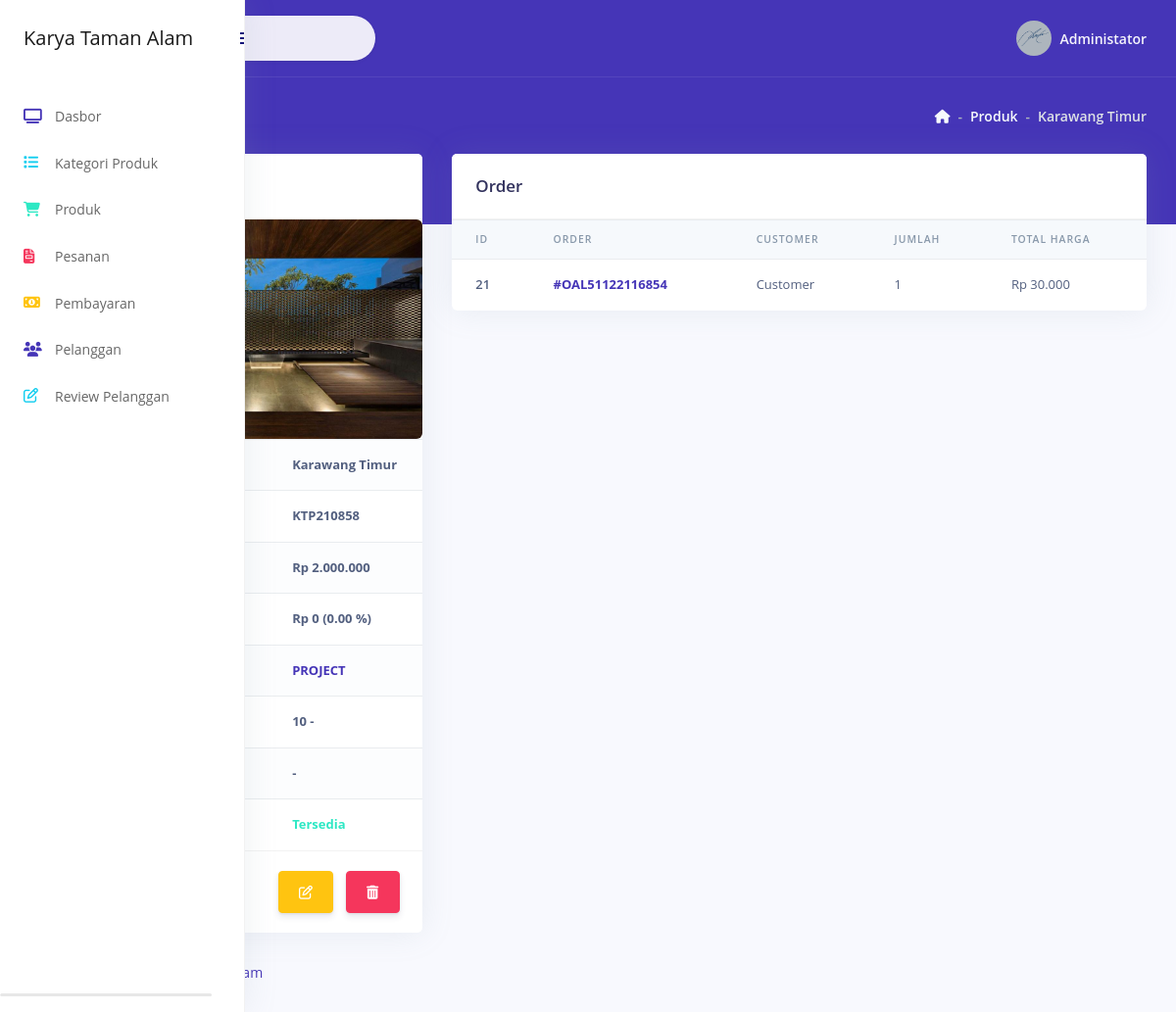
The app's page /admin/view_produk.php?id=42 (signed in) with its own data.
### tables this page shows
CREATE TABLE `users` (
  `id` int(11) NOT NULL,
  `name` varchar(100) DEFAULT NULL,
  `email` varchar(100) NOT NULL,
  `username` varchar(50) NOT NULL,
  `password` varchar(255) NOT NULL,
  `alamat` text NOT NULL,
  `no_hp` varchar(15) NOT NULL,
  `profile_picture` varchar(255) DEFAULT NULL,
  `role` varchar(50) NOT NULL,
  `register_date` date NOT NULL
);

CREATE TABLE `produk` (
  `id` bigint(20) NOT NULL,
  `category_id` int(10) DEFAULT NULL,
  `sku` varchar(32) DEFAULT NULL,
  `name` varchar(191) NOT NULL,
  `descript` text DEFAULT NULL,
  `picture_name` varchar(191) DEFAULT NULL,
  `price` int(11) NOT NULL,
  `current_discount` decimal(8,2) DEFAULT 0.00,
  `stock` int(10) NOT NULL,
  `product_unit` varchar(32) DEFAULT NULL,
  `is_available` tinyint(1) DEFAULT 1,
  `add_date` datetime DEFAULT NULL
);

CREATE TABLE `kategori` (
  `id` int(11) NOT NULL,
  `nama` varchar(50) NOT NULL
);

CREATE TABLE `order_item` (
  `id` bigint(20) NOT NULL,
  `order_id` bigint(20) DEFAULT NULL,
  `product_id` bigint(20) DEFAULT NULL,
  `order_qty` int(10) NOT NULL,
  `order_price` varchar(255) DEFAULT NULL
);

CREATE TABLE `orders` (
  `id` bigint(20) NOT NULL,
  `user_id` bigint(20) UNSIGNED DEFAULT NULL,
  `coupon_id` bigint(20) DEFAULT NULL,
  `order_number` varchar(16) NOT NULL,
  `order_status` enum('1','2','3','4','5') DEFAULT '1',
  `order_date` datetime NOT NULL DEFAULT current_timestamp() ON UPDATE current_timestamp(),
  `total_price` varchar(255) DEFAULT NULL,
  `total_items` int(10) DEFAULT NULL,
  `payment_method` int(11) DEFAULT 1,
  `delivery_data` text DEFAULT NULL,
  `delivered_date` timestamp NULL DEFAULT NULL,
  `finish_date` timestamp NULL DEFAULT NULL
);

### admin/function/profile_function.php (called while the page is built, shortened)
<?php
    include '../config/database.php';
    function get_data_user($id){
        global $conn;
        $result = mysqli_query($conn, "SELECT * FROM users WHERE id=$id");
        $users = mysqli_fetch_assoc($result);
        return $users;
    }
?>

### admin/function/produk_function.php (called while the page is built, shortened)
<?php
    include "../config/database.php";
    function get_product_by_id($id) {
        global $conn;
        $result = mysqli_query($conn, "SELECT * FROM produk WHERE id=$id");
        $products = mysqli_fetch_assoc($result);
        return $products;
    }
    function category_data($id) {
        global $conn;
        $result = mysqli_query($conn, "SELECT * FROM kategori WHERE id=$id");
        $categories = mysqli_fetch_assoc($result);
        return $categories;
    }
    function get_all_order_produk($id){
        global $conn;
        $result = mysqli_query($conn, "SELECT * FROM order_item WHERE product_id=$id");
        $orders = [];
        while ($row = mysqli_fetch_assoc($result)) {
            $orders[] = $row;
        }
        return $orders;
    }
    function get_order_by_id($id){
        global $conn;
        $result = mysqli_query($conn, "SELECT * FROM orders WHERE id=$id");
        $orders = mysqli_fetch_assoc($result);
        return $orders;
    }
    function get_user_by_id($id){
        global $conn;
        $result = mysqli_query($conn, "SELECT * FROM users WHERE id=$id");
        $users = mysqli_fetch_assoc($result);
        return $users;
    }
    function count_percent_discount($discount, $from, $num = 1)
    {
        $count = ($discount / $from) * 100;
        $count = number_format($count, $num);
        return $count;
    }
?>

### admin/view_produk.php (the view, shortened to what this page needs)
<?php
    include 'layouts/header.php';
    include 'function/produk_function.php';
    $product = get_product_by_id($_GET['id']);
    $kategori = category_data($product['category_id']);
    $orders = get_all_order_produk($product['id']);
?>
    <div class="header bg-primary pb-6">
      <div class="container-fluid">
        <div class="header-body">
          <div class="row align-items-center py-4">
            <div class="col-lg-6 col-7">
              <h6 class="h2 text-white d-inline-block mb-0"><?php echo $product['name']; ?></h6>
            </div>
            <div class="col-lg-6 col-5 text-right">
                <nav aria-label="breadcrumb" class="d-none d-md-inline-block ml-md-4">
                <ol class="breadcrumb breadcrumb-links breadcrumb-dark">
                  <li class="breadcrumb-item"><a href="admin.php"><i class="fas fa-home"></i></a></li>
                  <li class="breadcrumb-item"><a href="produk.php">Produk</a></li>
                  <li class="breadcrumb-item active" aria-current="page"><?php echo $product['name']; ?></li>
                </ol>
              </nav>
            </div>
          </div>
        </div>
      </div>
    </div>
    <div class="container-fluid mt--6">
      <div class="row">
        <div class="col-md-4">
          <div class="card-wrapper">
            <div class="card">
              <div class="card-header">
                <h3 class="mb-0">Data Produk</h3>
              </div>
              <div class="card-body p-0">
              <div>
                  <img alt="<?php echo $product['name']; ?>" class="img img-fluid rounded" src="<?php echo 'produk_gambar/'. $product['picture_name']; ?>">
              </div>
                <table class="table table-hover table-striped">
                    <tr>
                        <td>Nama</td>
                        <td>:</td>
                        <td><b><?php echo $product['name']; ?></b></td>
                    </tr>
                    <tr>
                        <td>SKU</td>
                        <td>:</td>
                        <td><b><?php echo $product['sku']; ?></b></td>
                    </tr>
                    <tr>
                        <td>Harga</td>
                        <td>:</td>
                        <td><b>Rp <?php echo number_format($product['price'], 0, '.', '.'); ?></b></td>
                    </tr>
                    <tr>
                        <td>Diskon</td>
                        <td>:</td>
                        <td><b>Rp <?php echo number_format($product['current_discount']); ?> (<?php echo count_percent_discount($product['current_discount'], $product['price'], 2); ?> %)</b></td>
                    </tr>
                    <tr>
                        <td>Kategori</td>
                        <td>:</td>
                        <td><b><a href=<?php echo "kategori.php?id=" . $kategori['id']?>><?php echo $kategori['nama']?></a></b></td>
                    </tr>
                    <tr>
                        <td>Stok / Satuan</td>
                        <td>:</td>
                        <td><b>
                            <?php echo ($product['stock'] > 0) ? $product['stock'] .' '. $product['product_unit'] : 'Stok habis'; ?>
                        </b></td>
                    </tr>
                    <tr>
                        <td>Deskripsi</td>
                        <td>:</td>
						<td><b><?php echo $product['descript']; ?></b></td>
                    </tr>
                    <tr>
                        <td>Tersedia</td>
                        <td>:</td>
                        <td>
                          <?php echo ($product['is_available'] == 1) ? '<b class="text-success">Tersedia</b>' : '<b class="text-danger">Tidak</b>'; ?>
                        </td>
                    </tr>
                </table>
              </div>
              <div class="card-footer text-right">
                  <a href="edit_produk.php?id=<?php echo $product['id'];?>" class="btn btn-warning"><i class="fa fa-edit"></i></a>
                  <a href="#" data-toggle="modal" data-target="#deleteModal" class="btn btn-danger"><i class="fa fa-trash"></i></a>
              </div>
            </div>
          </div>
        </div>
        <div class="col-md-8">
            <div class="card card-primary">
              <div class="card-header">
                  <h3 class="mb-0">Order</h3>
              </div>
              <div class="card-body p-0">
              <div class="table-responsive">
              <table class="table align-items-center table-flush">
                <thead class="thead-light">
                  <tr>
                    <th scope="col">ID</th>
                    <th scope="col">Order</th>
                    <th scope="col">Customer</th>
                    <th scope="col">Jumlah</th>
                    <th scope="col">Total Harga</th>
                  </tr>
                </thead>
                <tbody>
                <?php foreach ($orders as $order) : ?>
                    <?php
                        $orderData = get_order_by_id($order['order_id']);
                        $userData = get_user_by_id($orderData['user_id']);
                        ?>
                  <tr>
                    <th scope="col">
                      <?php echo $order['id']; ?>
                    </th>
                    <td><b><a href="order.php?id=<?php echo $orderData['id'];?>">#<?php echo $orderData['order_number']?></a></b></td>
                    <td>
                      <?php echo $userData['name']; ?>
                    </td>
                    <td><?php echo $order['order_qty']; ?></td>
                    <td>Rp <?php echo number_format($orderData['total_price'], 0, '.', '.'); ?></td>
                  </tr>
                <?php endforeach; ?>
                </tbody>
              </table>
            </div>
              </div>
            </div>
        </div>
      </div>
<?php
    include 'layouts/footer.php';
?>

### admin/layouts/header.php (shortened to what this page needs)
<?php
include 'function/profile_function.php';
$user = get_data_user($_SESSION['admin']['id']);
?>
<!DOCTYPE html>
 <html>
 <head>
   <link rel="stylesheet" href="../css/nucleo.css" type="text/css">
   <link rel="stylesheet" href="../css/all.min.css" type="text/css">
   <link rel="stylesheet" href="../css/argon9f1e.css?v=1.1.0" type="text/css">
 </head>
 <body>
   <nav class="sidenav navbar navbar-vertical fixed-left navbar-expand-sm navbar-light bg-white" id="sidenav-main">
     <div class="scrollbar-inner">
       <div class="sidenav-header d-flex align-items-center">
		   <a class="navbar-brand" href="dashboard.php">
          Karya Taman Alam
         </a>
         <div class="ml-auto">
           <div class="sidenav-toggler d-none d-xl-block" data-action="sidenav-unpin" data-target="#sidenav-main">
             <div class="sidenav-toggler-inner">
               <i class="sidenav-toggler-line"></i>
               <i class="sidenav-toggler-line"></i>
               <i class="sidenav-toggler-line"></i>
             </div>
           </div>
         </div>
       </div>
       <div class="navbar-inner">
         <div class="collapse navbar-collapse" id="sidenav-collapse-main">
           <ul class="navbar-nav">
             <li class="nav-item">
               <a class="nav-link" href="dashboard.php">
                 <i class="fa fa-television text-primary"></i>
                 <span class="nav-link-text">Dasbor</span>
               </a>
             </li>
             <li class="nav-item">
              <a class="nav-link" href="kategori.php">
                <i class="fa fa-list text-info"></i>
                <span class="nav-link-text">Kategori Produk</span>
              </a>
            </li>
            <li class="nav-item">
              <a class="nav-link" href="produk.php">
                <i class="fa fa-shopping-cart text-success"></i>
                <span class="nav-link-text">Produk</span>
              </a>
            </li>
            <li class="nav-item">
              <a class="nav-link" href="order.php">
                <i class="fa fa-file-invoice text-danger"></i>
                <span class="nav-link-text">Pesanan</span>
              </a>
            </li>
            <li class="nav-item">
              <a class="nav-link" href="pembayaran.php">
                <i class="fa fa-money-bill-alt text-warning"></i>
                <span class="nav-link-text">Pembayaran</span>
              </a>
            </li>
            <li class="nav-item">
              <a class="nav-link" href="pelanggan.php">
                <i class="fa fa-users text-primary"></i>
                <span class="nav-link-text">Pelanggan</span>
              </a>
            </li>
            <li class="nav-item">
              <a class="nav-link" href="review.php">
                <i class="fa fa-edit text-info"></i>
                <span class="nav-link-text">Review Pelanggan</span>
              </a>
            </li>
           </ul>
         </div>
       </div>
     </div>
   </nav>
   <div class="main-content" id="panel">
     <nav class="navbar navbar-top navbar-expand navbar-dark bg-primary border-bottom">
       <div class="container-fluid">
         <div class="collapse navbar-collapse" id="navbarSupportedContent">
           <form class="navbar-search navbar-search-light form-inline mr-sm-3" id="navbar-search-main" action="produk/cari" required>
             <div class="form-group mb-0">
               <div class="input-group input-group-alternative input-group-merge">
                 <div class="input-group-prepend">
                   <span class="input-group-text"><i class="fas fa-search"></i></span>
                 </div>
                 <input class="form-control" value="<?php echo (isset($query) ? $query : ''); ?>" name="search_query" placeholder="Cari..." type="text" required>
               </div>
             </div>
           </form>
           <ul class="navbar-nav align-items-center ml-auto ml-md-0">
             <li class="nav-item dropdown">
               <a class="nav-link pr-0" href="#" role="button" data-toggle="dropdown" aria-haspopup="true" aria-expanded="false">
                 <div class="media align-items-center">
                   <span class="avatar avatar-sm rounded-circle">
                     <img src="admin_gambar/<?php echo $user['profile_picture']?>" alt="">
                   </span>
                   <div class="media-body ml-2 d-none d-lg-block">
                     <span class="mb-0 text-sm  font-weight-bold">Administator</span>
                   </div>
                 </div>
               </a>
             </li>
           </ul>
         </div>
       </div>
     </nav>

### records on screen
users: profile_picture (picture)
produk: name "Karawang Timur", picture_name (picture), sku "KTP210858", price "2.000.000", current_discount "0", current_discount "0.00", stock "10", product_unit "-", descript "-"
kategori: nama "PROJECT"
order_item: id "21", order.order_number "OAL51122116854", users.name "Customer", order_qty "1", order.total_price "30.000"
